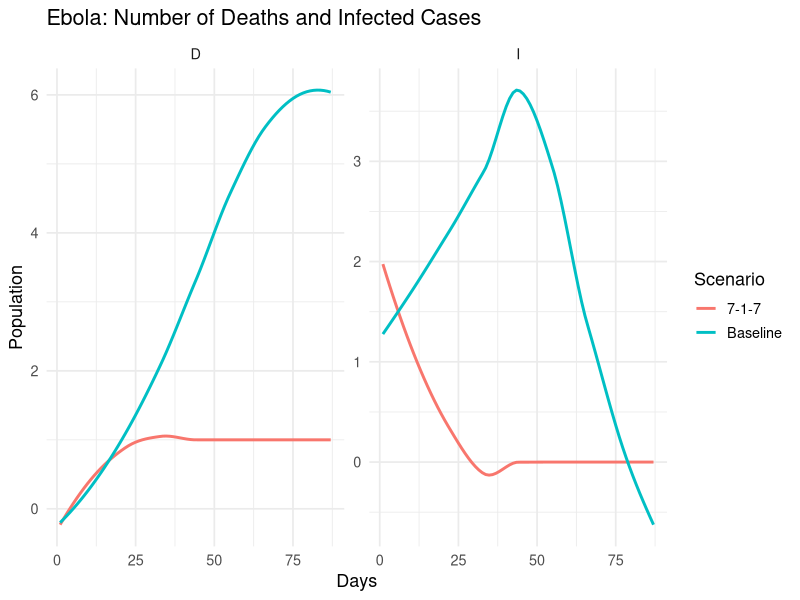
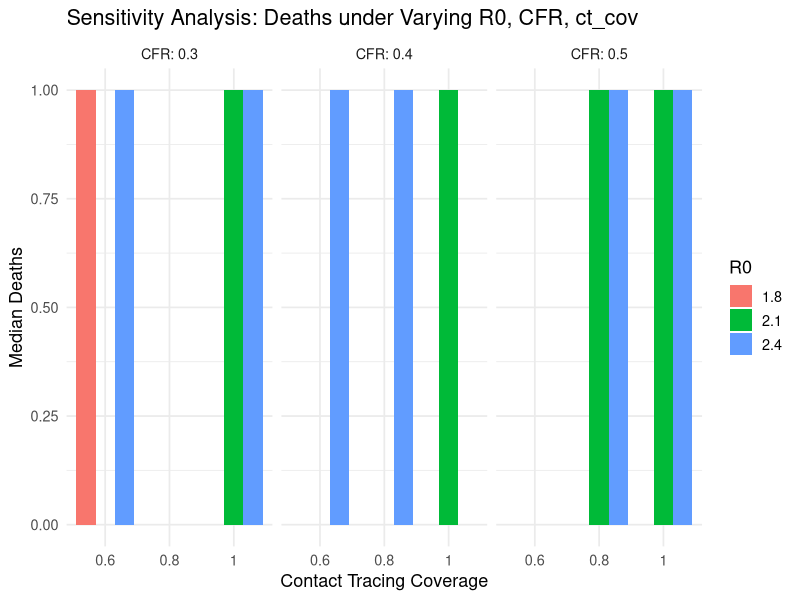
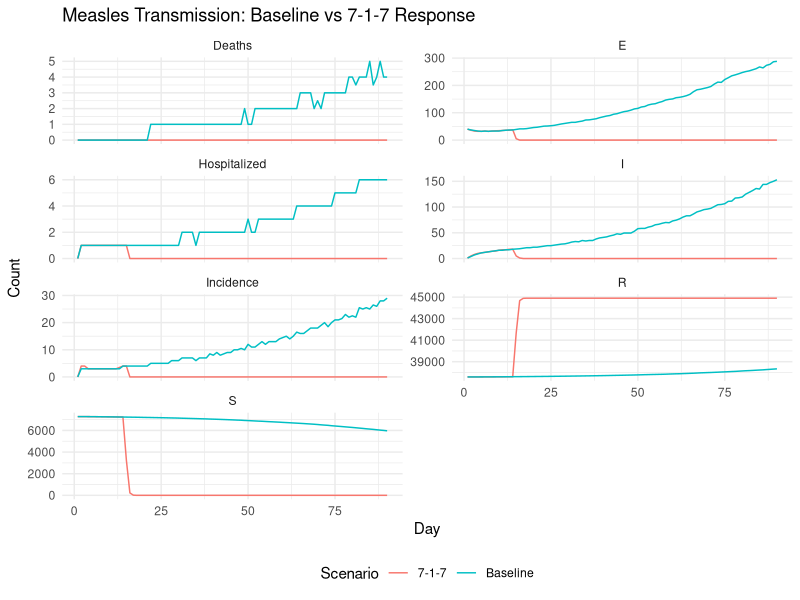
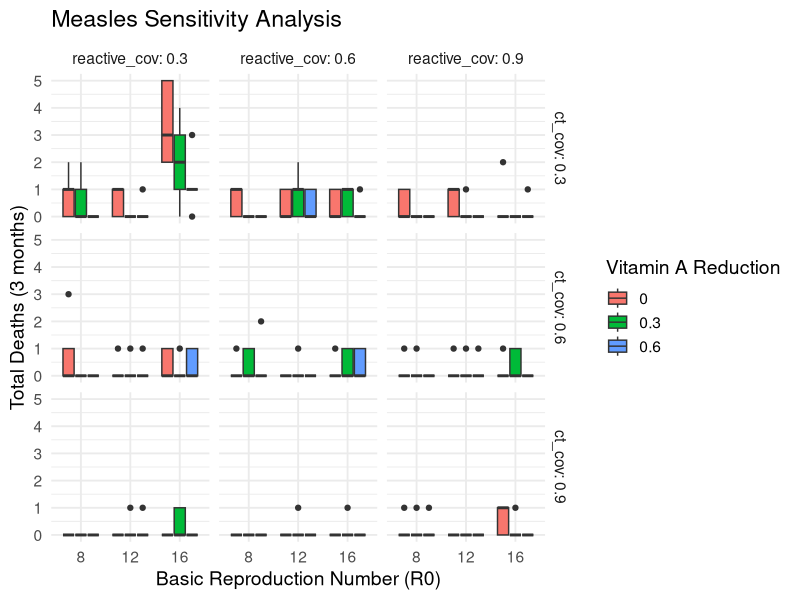
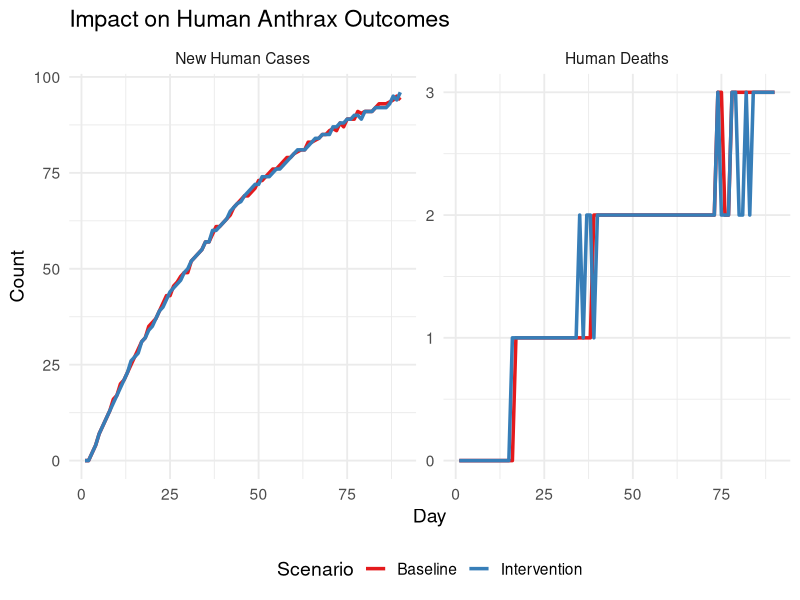
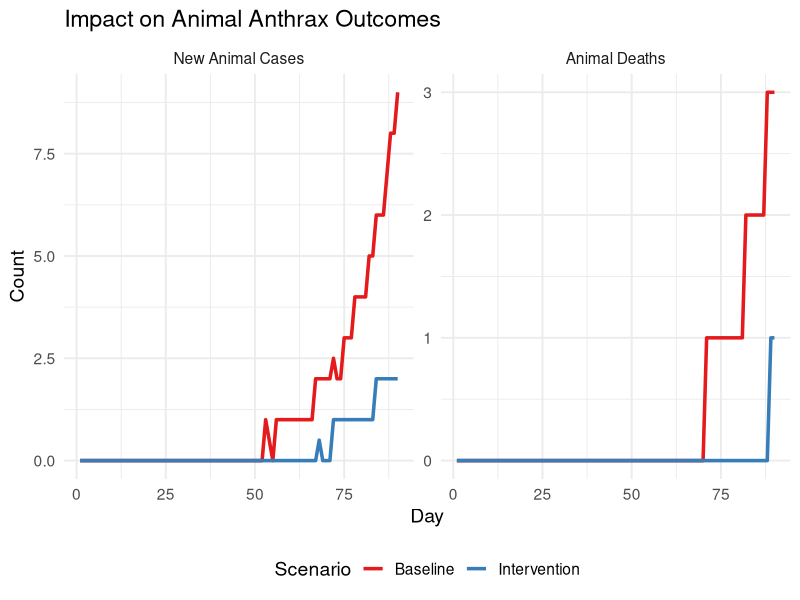

The R source for these figures, in order: (Note: this script raises an error after producing the figures.)

## EBOLA MODEL – REVISED VERSION (4th July 2025)

library(ggplot2)
library(dplyr)
library(tidyr)
library(purrr)

### MODEL PARAMETERS ###
N <- 1e6                    #
initial_exp <- 3
index_case <- 1
days <- 87
n_sims <- 100

latent_period <- 10
infectious_period <- 12
R0 <- 2.1                   
hosp_rate <- 0.6
CFR_base <- 0.4

beta_base <- R0 / infectious_period
gamma <- 1 / infectious_period
sigma <- 1 / latent_period

cost_ETU_per_case <- 284.50
cost_trace_per_case <- 42.15

### PARAMETER CHECK ###
stopifnot(
  latent_period > 0,
  infectious_period > 0,
  R0 > 0,
  hosp_rate <= 1,
  CFR_base <= 1
)

### SIMULATION FUNCTION ###
simulate_ebola <- function(detect, notify, respond, ct_cov, sim_id) {
  S <- E <- I <- R <- D <- numeric(days)
  Inc <- Hosp <- Deaths <- numeric(days)
  traced_total <- 0
  
  # Initial states
  S[1] <- N - initial_exp - index_case
  E[1] <- initial_exp
  I[1] <- index_case
  
  for (t in 2:days) {
    t_notify <- detect + notify
    t_response <- t_notify + respond
    
    lambda <- beta_base * I[t - 1] / N
    
    # Transmission
    new_exp <- rbinom(1, S[t - 1], 1 - exp(-lambda))
    new_inf <- rbinom(1, E[t - 1], 1 - exp(-sigma))
    
    # Recoveries and deaths
    new_dea <- rbinom(1, I[t - 1], CFR_base * gamma)
    new_rec <- rbinom(1, I[t - 1] - new_dea, gamma)
    
    # Contact tracing
    traced_E <- if (t >= t_response) rbinom(1, E[t - 1], ct_cov) else 0
    traced_I <- if (t >= t_response) rbinom(1, I[t - 1], ct_cov) else 0
    traced_total <- traced_total + traced_E + traced_I
    
    # Compartment updates
    S[t] <- max(0, S[t - 1] - new_exp)
    E[t] <- max(0, E[t - 1] + new_exp - new_inf - traced_E)
    I[t] <- max(0, I[t - 1] + new_inf - new_dea - new_rec - traced_I)
    R[t] <- R[t - 1] + new_rec
    D[t] <- D[t - 1] + new_dea
    
    # Output metrics
    Inc[t] <- new_inf
    Hosp[t] <- round(new_inf * hosp_rate)
    Deaths[t] <- new_dea
  }
  
  tibble(
    time = 1:days, S, E, I, R, D,
    Incidence = Inc, Hospitalized = Hosp, Deaths,
    traced = traced_total, sim = sim_id
  )
}

### RUN SCENARIOS ###
baseline_data <- map_df(1:n_sims, ~ simulate_ebola(46, 1, 9, 0.2, .x))
interv_data   <- map_df(1:n_sims, ~ simulate_ebola(7, 1, 7, 0.8, .x))

baseline_data$Scenario <- "Baseline"
interv_data$Scenario <- "7-1-7"
combined <- bind_rows(baseline_data, interv_data)

### VISUALIZATION ###
summary_data <- combined %>%
  pivot_longer(c(I,D), names_to = "Compartment", values_to = "Count") %>%
  group_by(time, Scenario, Compartment) %>%
  dplyr::summarise(
    median = median(Count),
    .groups = "drop"
  )

ggplot(summary_data, aes(time, median, color = Scenario, fill = Scenario)) +
  geom_smooth(se = FALSE, linewidth = 1, method = "loess") +
  facet_wrap(~Compartment, scales = "free_y") +
  labs(
    title = "Ebola: Number of Deaths and Infected Cases",
    x = "Days", y = "Population") +
  theme_minimal(base_size = 13)


### RESULTS SUMMARY ###
calc_summary <- function(df) {
  df %>%
    group_by(sim) %>%
    dplyr::summarise(
      cumulative_cases = sum(Incidence),
      cumulative_deaths = sum(Deaths),
      hosp = sum(Hospitalized),
      traced = first(traced),
      .groups = "drop"
    ) %>%
    dplyr::summarise(
      cases_median = median(cumulative_cases),
      deaths_median = median(cumulative_deaths),
      hosp_median = median(hosp),
      cost_trace = median(traced * cost_trace_per_case),
      cost_hosp = median(hosp * cost_ETU_per_case),
      total_cost = cost_trace + cost_hosp
    )
}

sum_base <- calc_summary(baseline_data)
sum_int <- calc_summary(interv_data)

results <- tibble(
  Metric = c("Cases (median)", "Deaths (median)", "Hospitalizations", "Total Cost (USD)"),
  Baseline = c(
    format(round(sum_base$cases_median), big.mark = ","),
    format(round(sum_base$deaths_median), big.mark = ","),
    format(round(sum_base$hosp_median), big.mark = ","),
    paste0("$", format(round(sum_base$total_cost), big.mark = ","))
  ),
  `7-1-7` = c(
    format(round(sum_int$cases_median), big.mark = ","),
    format(round(sum_int$deaths_median), big.mark = ","),
    format(round(sum_int$hosp_median), big.mark = ","),
    paste0("$", format(round(sum_int$total_cost), big.mark = ","))
  ),
  Averted = c(
    format(round(sum_base$cases_median - sum_int$cases_median), big.mark = ","),
    format(round(sum_base$deaths_median - sum_int$deaths_median), big.mark = ","),
    format(round(sum_base$hosp_median - sum_int$hosp_median), big.mark = ","),
    paste0("$", format(round(sum_base$total_cost - sum_int$total_cost), big.mark = ","))
  )
)

print(results)

### DALYs ###
life_expectancy <- 63
avg_age_death_baseline <- 35
avg_age_death_717 <- 35

disability_weight <- 0.133
duration_disability <- 180 / 365

# Deaths
YLL_per_death_baseline <- (life_expectancy - avg_age_death_baseline)
YLL_per_death_717 <- (life_expectancy - avg_age_death_717)

# YLD
YLD_per_case_baseline <- disability_weight * duration_disability
YLD_per_case_717 <- disability_weight * duration_disability

# DALYs
deaths_baseline <- sum_base$deaths_median
cases_baseline <- sum_base$cases_median

deaths_717 <- sum_int$deaths_median
cases_717 <- sum_int$cases_median

DALY_base <- (deaths_baseline * YLL_per_death_baseline) + (cases_baseline * YLD_per_case_baseline)
DALY_717 <- (deaths_717 * YLL_per_death_717) + (cases_717 * YLD_per_case_717)
dalys_averted <- DALY_base - DALY_717

# ICER
cost_diff <- sum_int$total_cost - sum_base$total_cost
cost_per_death_averted <- cost_diff / (deaths_baseline - deaths_717)
ICER <- cost_diff / dalys_averted

# Output
cat("DALYs averted:", round(dalys_averted, 2), "\n")
cat("Cost per death averted (USD):", round(cost_per_death_averted, 2), "\n")
cat("ICER (USD per DALY averted):", round(ICER, 2), "\n")

##### Sensitivity Analysis

run_sensitivity_analysis <- function(
    R0_vals = c(1.8, 2.1, 2.4),
    CFR_vals = c(0.3, 0.4, 0.5),
    ct_cov_vals = c(0.6, 0.8, 1.0),
    sims = 50) {
  results <- expand.grid(R0 = R0_vals, CFR = CFR_vals, ct_cov = ct_cov_vals)
  
  sensitivity_output <- purrr::pmap_dfr(results, function(R0, CFR, ct_cov) {
    beta_test <- R0 / infectious_period
    CFR_test <- CFR
    ct_test <- ct_cov
    
    sim_data <- map_df(1:sims, function(id) {
      simulate_ebola(
        detect = 10, notify = 1, respond = 1,
        ct_cov = ct_test,
        sim_id = id
      ) %>%
        mutate(R0 = R0, CFR = CFR_test, ct_cov = ct_test)
    })
    
    summary <- sim_data %>%
      group_by(sim) %>%
      summarise(
        cases = sum(Incidence),
        deaths = sum(Deaths),
        hosp = sum(Hospitalized),
        traced = first(traced),
        .groups = "drop"
      ) %>%
      summarise(
        median_cases = median(cases),
        median_deaths = median(deaths),
        total_cost = median(traced * cost_trace_per_case + hosp * cost_ETU_per_case)
      )
    
    # DALY estimation for this run
    YLL <- summary$median_deaths * (life_expectancy - avg_age_death_717)
    YLD <- summary$median_cases * disability_weight * duration_disability
    DALYs <- YLL + YLD
    
    tibble(
      R0 = R0,
      CFR = CFR_test,
      ct_cov = ct_test,
      Cases = round(summary$median_cases),
      Deaths = round(summary$median_deaths),
      Total_Cost_USD = round(summary$total_cost),
      DALYs = round(DALYs),
      Cost_per_DALY = round(summary$total_cost / DALYs, 2)
    )
  })
  
  return(sensitivity_output)
}

# Run the sensitivity analysis
sensitivity_results <- run_sensitivity_analysis()

# Print summary
print(sensitivity_results)

# Plot
ggplot(sensitivity_results, aes(x = factor(ct_cov), y = Deaths, fill = factor(R0))) +
  geom_bar(stat = "identity", position = "dodge") +
  facet_wrap(~CFR, labeller = label_both) +
  labs(
    title = "Sensitivity Analysis: Deaths under Varying R0, CFR, ct_cov",
    x = "Contact Tracing Coverage", y = "Median Deaths",
    fill = "R0"
  ) +
  theme_minimal(base_size = 13)

# MEASLES TRANSMISSION MODEL - NAMISINDWA DISTRICT (4th July 2025)

# MEASLES TRANSMISSION MODEL - NAMISINDWA DISTRICT (4th July 2025)
library(tidyverse)
library(ggplot2)

### MODEL PARAMETERS ###
# Demographic parameters
N <- 44905  # Total population (rounded from 44904.9)
routine_cov <- 0.90  # Routine vaccination coverage for MR1
routine_eff <- 0.93  # Routine vaccine efficacy

# Initial conditions
initial_inf <- 1     # Initial infectious cases
initial_exp <- 40    # Initial exposed individuals

# Simulation settings
days <- 90           # 3 months
n_sims <- 100        # Number of stochastic simulations

# Disease parameters
latent_period <- 10  # Average latent period (days)
infectious_period <- 7  # Average infectious period (days)
R0 <- 12             # Basic reproduction number
hosp_rate <- 0.222   # Hospitalization rate (22.2%)
CFR_base <- 0.037    # Case fatality rate (3.7%)

# Derived parameters
beta_base <- R0 / infectious_period
gamma <- 1 / infectious_period
sigma <- 1 / latent_period

# Economic parameters
cost_vacc_per_person <- 10     # Cost per vaccination (USD)
cost_hosp_per_case <- 90.41    # Cost per hospitalization (USD)
cost_vitA <- 23                # Cost per vitamin A supplementation (USD)
cost_trace_per_case <- 15      # Cost per contact tracing case (USD)

### SIMULATION FUNCTION ###
simulate_measles <- function(detect, notify, respond,
                             reactive_cov, reactive_eff,
                             ct_cov, edu_red, nut_red,
                             sim_id) {
  
  # Initialize compartments and outputs
  S <- E <- I <- R <- numeric(days)
  Inc <- Hosp <- Deaths <- numeric(days)
  vaccinated_total <- traced_total <- 0
  
  # Initial conditions
  R0_init <- round(N * routine_cov * routine_eff)
  S[1] <- N - R0_init - initial_inf - initial_exp
  E[1] <- initial_exp
  I[1] <- initial_inf
  R[1] <- R0_init
  
  # Campaign parameters
  camp_dur <- 10 # Duration of vaccination campaign (days)
  camp_rate <- (N * reactive_cov) / camp_dur  # Daily vaccination rate
  
  # Main simulation loop
  for (t in 2:days) {
    # Calculate intervention timing
    t_notify <- detect + notify
    t_response <- t_notify + respond
    
    ### REACTIVE VACCINATION ###
    vacc_today <- if (t >= t_response && t < t_response + camp_dur)
      min(S[t-1], camp_rate) else 0
    vacc_effect <- round(vacc_today * reactive_eff)
    vaccinated_total <- vaccinated_total + vacc_effect
    
    ### INTERVENTION EFFECTS ###
    # Reduced transmission from education
    beta_t <- if (t >= t_response) beta_base * (1 - edu_red) else beta_base
    
    # Reduced CFR from nutrition (vitamin A)
    cfr_t <- if (t >= t_response) CFR_base * (1 - nut_red) else CFR_base
    
    ### DISEASE DYNAMICS ###
    # Force of infection
    lambda <- beta_t * I[t-1] / N
    
    # State transitions
    new_exp <- rbinom(1, max(0, S[t-1] - vacc_effect), 1 - exp(-lambda))
    new_inf <- rbinom(1, max(0, E[t-1]), sigma)
    new_rec <- rbinom(1, max(0, I[t-1]), gamma)
    
    ### CONTACT TRACING ###
    traced_E <- if (t >= t_response) rbinom(1, E[t-1], ct_cov) else 0
    traced_I <- if (t >= t_response) rbinom(1, I[t-1], ct_cov) else 0
    traced_total <- traced_total + traced_E + traced_I
    
    ### MORTALITY ###
    new_dea <- rbinom(1, max(0, I[t-1] - traced_I - new_rec), cfr_t)
    
    ### COMPARTMENT UPDATES ###
    S[t] <- max(0, S[t-1] - new_exp - vacc_effect)
    E[t] <- max(0, E[t-1] + new_exp - new_inf - traced_E)
    I[t] <- max(0, I[t-1] + new_inf - new_rec - new_dea - traced_I)
    R[t] <- R[t-1] + new_rec + vacc_effect + traced_E + traced_I
    
    ### OUTPUT METRICS ###
    Inc[t] <- new_inf
    Hosp[t] <- round(new_inf * hosp_rate)
    Deaths[t] <- new_dea
  }
  
  # Return results as tibble
  tibble(time = 1:days, S, E, I, R,
         Incidence = Inc, Hospitalized = Hosp, Deaths,
         traced = traced_total,
         vaccinated = vaccinated_total,
         sim = sim_id)
}

### RUN SCENARIOS ###

# Baseline scenario (no interventions)
baseline_data <- map_df(1:n_sims, ~ simulate_measles(
  detect = 5, notify = 24, respond = 11,
  reactive_cov = 0, reactive_eff = 0,
  ct_cov = 0, edu_red = 0, nut_red = 0,
  sim_id = .x))

# 7-1-7 intervention scenario
interv_data <- map_df(1:n_sims, ~ simulate_measles(
  detect = 7, notify = 1, respond = 7,
  reactive_cov = 0.96, reactive_eff = 0.93,
  ct_cov = 0.8, edu_red = 0.3, nut_red = 0.5,
  sim_id = .x))

# Label scenarios
baseline_data$Scenario <- "Baseline"
interv_data$Scenario <- "7-1-7"
combined <- bind_rows(baseline_data, interv_data)

### VISUALIZATION ###

# Prepare summary data for plotting
summary_data <- combined %>%
  pivot_longer(cols = S:Deaths, names_to = "Compartment", values_to = "Count") %>%
  group_by(time, Scenario, Compartment) %>%
  dplyr::summarise(
    median = median(Count),
    .groups = "drop"
  )

# Create comparison plot
ggplot(summary_data, aes(time, median, color = Scenario, fill = Scenario)) +
  geom_line() +
  facet_wrap(~Compartment, scales = "free_y", ncol = 2) +
  labs(title = "Measles Transmission: Baseline vs 7-1-7 Response",
       x = "Day", y = "Count") +
  theme_minimal() +
  theme(legend.position = "bottom")

### RESULTS SUMMARY ###

calc_summary <- function(df) {
  df %>%
    group_by(sim) %>%
    dplyr::summarise(
      cumulative_cases = sum(Incidence, na.rm = TRUE),
      cumulative_deaths = sum(Deaths, na.rm = TRUE),
      cumulative_hosp = sum(Hospitalized, na.rm = TRUE),
      traced = max(traced, na.rm = TRUE),
      vaccinated = max(vaccinated, na.rm = TRUE),
      .groups = "drop"
    ) %>%
    dplyr::summarise(
      cases_median = median(cumulative_cases),
      deaths_median = median(cumulative_deaths),
      hosp_median = median(cumulative_hosp),
      cost_trace = median(traced * cost_trace_per_case),
      cost_vacc = median(vaccinated * cost_vacc_per_person),
      cost_hosp = median(cumulative_hosp * cost_hosp_per_case),
      cost_vitA = median(cumulative_cases * cost_vitA * 0.5), # 50% coverage
      .groups = "drop"
    ) %>%
    mutate(total_cost = cost_trace + cost_vacc + cost_hosp + cost_vitA)
}

# Calculate scenario summaries
sum_base <- calc_summary(baseline_data)
sum_int <- calc_summary(interv_data)

# Create results table
results <- tibble(
  Metric = c("Cases (median)", "Deaths (median)", "Hospitalizations", "Total Cost (USD)"),
  Baseline = c(
    format(round(sum_base$cases_median), big.mark = ","),
    format(round(sum_base$deaths_median), big.mark = ","),
    format(round(sum_base$hosp_median), big.mark = ","),
    paste0("$", format(round(sum_base$total_cost), big.mark = ","))
  ),
  `7-1-7` = c(
    format(round(sum_int$cases_median), big.mark = ","),
    format(round(sum_int$deaths_median), big.mark = ","),
    format(round(sum_int$hosp_median), big.mark = ","),
    paste0("$", format(round(sum_int$total_cost), big.mark = ","))
  ),
  Averted = c(
    format(round(sum_base$cases_median - sum_int$cases_median), big.mark = ","),
    format(round(sum_base$deaths_median - sum_int$deaths_median), big.mark = ","),
    format(round(sum_base$hosp_median - sum_int$hosp_median), big.mark = ","),
    paste0("$", format(round(sum_base$total_cost - sum_int$total_cost), big.mark = ","))
  )
)

# Print formatted results
print(results)

# DALY CALCULATION
# Parameters
life_expectancy <- 62 # Life expectancy at birth
avg_age_death_baseline <- 3.5 # Average age at death for baseline
avg_age_death_717 <- 3.5 # Same for intervention
disability_weight <- 0.1 # Disability weight for measles
duration_disability <- 14 / 365 # Duration of disability in years

# Calculate DALY components
YLL_per_death_baseline <- life_expectancy - avg_age_death_baseline
YLL_per_death_717 <- life_expectancy - avg_age_death_717

YLD_per_case_baseline <- disability_weight * duration_disability
YLD_per_case_717 <- disability_weight * duration_disability

# Calculate total DALYs
DALY_base <- (sum_base$deaths_median * YLL_per_death_baseline) + 
  (sum_base$cases_median * YLD_per_case_baseline)

DALY_717 <- (sum_int$deaths_median * YLL_per_death_717) + 
  (sum_int$cases_median * YLD_per_case_717)

dalys_averted <- DALY_base - DALY_717

# Output DALY results
cat("\nDALY Results:\n")
cat("Baseline DALYs:", round(DALY_base, 1), "\n")
cat("Intervention DALYs:", round(DALY_717, 1), "\n")
cat("DALYs averted:", round(dalys_averted, 1), "\n")

# Cost-effectiveness
cost_diff <- sum_int$total_cost - sum_base$total_cost
cost_per_daly_averted <- cost_diff / dalys_averted

cat("\nCost-effectiveness:\n")
cat("Cost per DALY averted: $", round(cost_per_daly_averted, 2), "\n")

# Cost calculations
baseline_cost_ugx <- 340119010 # DHO's office (GOVT, Implementing partners, Donors)
intervention_cost_ugx <- baseline_cost_ugx + 164638500 # Estimated for 7-1-7 interventions
exchange_rate <- 3650
deaths_averted <- 1032  # Computed from the model

baseline_cost_usd <- baseline_cost_ugx / exchange_rate
intervention_cost_usd <- intervention_cost_ugx / exchange_rate


## Sensitivity Analysis of the parameters

# Define the simulation function
simulate_measles <- function(detect = 7, notify = 1, respond = 7,
                             reactive_cov, reactive_eff = 0.6,
                             ct_cov, edu_red = 0.3, nut_red,
                             sim_id, R0_value = 12) {
  latent_period <- 10
  infectious_period <- 7
  population <- 44905
  
  beta_base <- R0_value / infectious_period
  
  # Adjusting R0 based on interventions
  effective_R0 <- R0_value * (1 - reactive_cov * reactive_eff) * (1 - ct_cov) * (1 - edu_red)
  
  # Adjusting case fatality based on nutrition
  case_fatality_rate <- 0.02 * (1 - nut_red)
  
  initial_cases <- 10
  cases <- numeric(100)
  deaths <- numeric(100)
  
  cases[1] <- initial_cases
  deaths[1] <- rbinom(1, cases[1], case_fatality_rate)
  
  for (t in 2:100) {
    new_cases <- rpois(1, lambda = cases[t-1] * effective_R0 / infectious_period)
    cases[t] <- min(new_cases, population - sum(cases))  #
    deaths[t] <- rbinom(1, cases[t], case_fatality_rate)
  }
  
  return(data.frame(
    time = 1:100,
    cases = cases,
    deaths = deaths,
    sim = sim_id,
    R0 = R0_value,
    reactive_cov = reactive_cov,
    nut_red = nut_red,
    ct_cov = ct_cov
  ))
}

# Defining parameter grid
param_grid <- expand.grid(
  R0 = c(8, 12, 16),
  reactive_cov = c(0.3, 0.6, 0.9),
  nut_red = c(0, 0.3, 0.6),
  ct_cov = c(0.3, 0.6, 0.9),
  sim_id = 1:5  # multiple runs per scenario for variability
)

# Running simulations over parameter grid
set.seed(123)
sim_results <- purrr::pmap_dfr(param_grid, function(R0, reactive_cov, nut_red, ct_cov, sim_id) {
  simulate_measles(
    reactive_cov = reactive_cov,
    nut_red = nut_red,
    ct_cov = ct_cov,
    sim_id = sim_id,
    R0_value = R0)
})

# Summarizing results
summary_results <- sim_results %>%
  group_by(R0, reactive_cov, nut_red, ct_cov, sim) %>%
  dplyr::summarise(
    total_cases = sum(cases),
    total_deaths = sum(deaths),
    .groups = "drop"
  )

# Ploting results
ggplot(summary_results, aes(x = factor(R0), y = total_deaths, fill = factor(nut_red))) +
  geom_boxplot() +
  facet_grid(ct_cov ~ reactive_cov, labeller = label_both) +
  labs(
    x = "Basic Reproduction Number (R0)",
    y = "Total Deaths (3 months)",
    fill = "Vitamin A Reduction",
    title = "Measles Sensitivity Analysis"
  ) +
  theme_minimal(base_size = 14)

#### ANTHRAX MODEL WITH ANIMAL COMPONENT # 7th July 2025

library(tidyverse)
library(ggplot2)

# MODEL PARAMETERS
N_human <- 103300
N_animal <- 127157
prop_high_risk <- 0.15

initial_animal_inf <- 1
initial_human_exp <- 0

days <- 90
n_sims <- 500

# Human disease parameters
human_incubation_mean <- 3.5
human_incubation_sd <- 1.2
human_infectious_mean <- 3.1
human_mortality <- 0.01

# Animal disease parameters
animal_incubation_mean <- 2.8
animal_incubation_sd <- 0.8
animal_infectious_dur <- 4
animal_mortality <- 0.18

# Environmental transmission
base_contact_high <- 0.0025
base_contact_low <- 0.001
env_transmission_human <- 1e-8
env_transmission_animal <- 3e-7
pathogen_decay <- 0.02
pathogen_capacity <- 1e6

# Interventions
vaccine_delay <- 6
vaccine_eff <- 0.50
disposal_eff <- 0.10

# Costs
vaccine_cost <- 5000
treat_cost_per_case <- 275000
disposal_cost <- 50000

# SIMULATION FUNCTION #
simulate_anthrax <- function(detect, notify, respond, vacc_cov, disposal_cov, sim_id) {
  t_notify <- detect + notify
  t_response <- t_notify + respond
  
  Sh_high <- Sh_low <- Eh <- Ih <- Rh <- Dh <- numeric(days)
  Sa <- Ea <- Ia <- Ra <- Dead <- numeric(days)
  Pathogen <- numeric(days)
  
  new_human_cases <- human_deaths <- numeric(days)
  new_animal_cases <- animal_deaths <- numeric(days)
  
  vaccinated <- disposed <- 0
  
  Sa[1] <- N_animal - initial_animal_inf
  Ia[1] <- initial_animal_inf
  Sh_high[1] <- round(N_human * prop_high_risk)
  Sh_low[1] <- N_human - Sh_high[1]
  Pathogen[1] <- Ia[1] * 0.5
  
  vacc_effect <- function(t) ifelse(t >= t_response, vacc_cov * vaccine_eff, 0)
  
  for (t in 2:days) {
    vacc <- if (t == t_response) round(Sa[t-1] * vacc_cov * vaccine_eff) else 0
    vaccinated <- vaccinated + vacc
    
    disp <- if (t >= t_response) round(Dead[t-1] * disposal_cov * disposal_eff) else 0
    disposed <- disposed + disp
    
    lambda_animal <- env_transmission_animal * Pathogen[t-1]
    sus_animals <- max(0, Sa[t-1] - vacc)
    effective_infection_prob <- (1 - exp(-lambda_animal)) * (1 - vacc_effect(t))
    effective_infection_prob <- min(max(effective_infection_prob, 0), 1)
    
    new_Ea <- rbinom(1, sus_animals, effective_infection_prob)
    p_incub <- pnorm(1, mean = animal_incubation_mean, sd = animal_incubation_sd)
    new_Ia <- rbinom(1, Ea[t-1], min(max(p_incub, 0), 1))
    
    new_dead <- rbinom(1, Ia[t-1], animal_mortality * (1 - vacc_effect(t)))
    recov_prob <- 1 / animal_infectious_dur
    new_Ra <- rbinom(1, Ia[t-1] - new_dead, recov_prob)
    
    Sa[t] <- max(0, Sa[t-1] - new_Ea - vacc)
    Ea[t] <- max(0, Ea[t-1] + new_Ea - new_Ia)
    Ia[t] <- max(0, Ia[t-1] + new_Ia - new_dead - new_Ra)
    Dead[t] <- max(0, Dead[t-1] + new_dead - disp)
    Ra[t] <- Ra[t-1] + new_Ra
    
    new_animal_cases[t] <- new_Ia
    animal_deaths[t] <- new_dead
    
    Pathogen[t] <- (Pathogen[t-1] + Ia[t-1] * 2 + Dead[t-1] * 2) * (1 - pathogen_decay)
    Pathogen[t] <- Pathogen[t] * pathogen_capacity / (Pathogen[t] + pathogen_capacity)
    
    env_risk <- env_transmission_human * Pathogen[t-1]
    lambda_high <- min(base_contact_high + env_risk, 1)
    lambda_low <- min(base_contact_low + env_risk, 1)
    
    new_Eh_high <- rbinom(1, Sh_high[t-1], 1 - exp(-lambda_high))
    new_Eh_low <- rbinom(1, Sh_low[t-1], 1 - exp(-lambda_low))
    new_Eh <- new_Eh_high + new_Eh_low
    
    p_h_incub <- pnorm(1, mean = human_incubation_mean, sd = human_incubation_sd)
    new_Ih <- rbinom(1, Eh[t-1], min(max(p_h_incub, 0), 1))
    
    new_Dh <- rbinom(1, Ih[t-1], human_mortality)
    new_Rh <- rbinom(1, Ih[t-1] - new_Dh, 1 / human_infectious_mean)
    
    Sh_high[t] <- max(0, Sh_high[t-1] - new_Eh_high)
    Sh_low[t] <- max(0, Sh_low[t-1] - new_Eh_low)
    Eh[t] <- max(0, Eh[t-1] + new_Eh - new_Ih)
    Ih[t] <- max(0, Ih[t-1] + new_Ih - new_Dh - new_Rh)
    Dh[t] <- Dh[t-1] + new_Dh
    Rh[t] <- Rh[t-1] + new_Rh
    
    new_human_cases[t] <- new_Ih
    human_deaths[t] <- new_Dh
  }
  
  tibble(
    time = 1:days,
    Sh = Sh_high + Sh_low, Eh, Ih, Rh, Dh,
    Sa, Ea, Ia, Ra, Dead,
    Pathogen,
    human_cases = new_human_cases,
    human_deaths,
    animal_cases = new_animal_cases,
    animal_deaths = animal_deaths,
    vaccinated = vaccinated,
    disposed = disposed,
    sim = sim_id
  )
}

# RUN SIMULATIONS #
set.seed(123)

baseline_data <- map_df(1:n_sims, ~ simulate_anthrax(
  detect = 9, notify = 7, respond = 11,
  vacc_cov = 0, disposal_cov = 0,
  sim_id = .x
))

interv_data <- map_df(1:n_sims, ~ simulate_anthrax(
  detect = 7, notify = 1, respond = 7,
  vacc_cov = 0.40, disposal_cov = 0.45,
  sim_id = .x
))

baseline_data$Scenario <- "Baseline"
interv_data$Scenario <- "Intervention"
combined <- bind_rows(baseline_data, interv_data)

# SUMMARY DATA FOR PLOTTING #
summary_data <- combined %>%
  pivot_longer(cols = c("human_cases", "human_deaths", "animal_cases", "animal_deaths"),
               names_to = "Compartment", values_to = "Count") %>%
  group_by(time, Scenario, Compartment) %>%
  dplyr::summarise(median = median(Count), .groups = "drop")

# PLOTS #
# Human
ggplot(filter(summary_data, Compartment %in% c("human_cases", "human_deaths")),
       aes(x = time, y = median, color = Scenario, fill = Scenario)) +
  geom_line(linewidth = 1.2) +
  facet_wrap(~Compartment, scales = "free_y",
             labeller = as_labeller(c(human_cases = "New Human Cases", human_deaths = "Human Deaths"))) +
  labs(title = "Impact on Human Anthrax Outcomes", x = "Day", y = "Count") +
  theme_minimal(base_size = 14) +
  scale_color_brewer(palette = "Set1") +
  theme(legend.position = "bottom")

# Animal
ggplot(filter(summary_data, Compartment %in% c("animal_cases", "animal_deaths")),
       aes(x = time, y = median, color = Scenario, fill = Scenario)) +
  geom_line(linewidth = 1.2) +
  facet_wrap(~Compartment, scales = "free_y",
             labeller = as_labeller(c(animal_cases = "New Animal Cases", animal_deaths = "Animal Deaths"))) +
  labs(title = "Impact on Animal Anthrax Outcomes", x = "Day", y = "Count") +
  theme_minimal(base_size = 14) +
  scale_color_brewer(palette = "Set1") +
  theme(legend.position = "bottom")

# ECONOMIC SUMMARY#
calc_summary <- function(df) {
  df %>%
    group_by(sim, Scenario) %>%
    dplyr::summarise(
      human_cases = sum(human_cases),
      human_deaths = sum(human_deaths),
      animal_cases = sum(animal_cases),
      animal_deaths = sum(animal_deaths),
      vaccinated = max(vaccinated),
      disposed = max(disposed),
      .groups = "drop"
    )
}

econ_summary <- bind_rows(calc_summary(baseline_data), calc_summary(interv_data)) %>%
  group_by(Scenario) %>%
  dplyr::summarise(
    mean_human_cases = mean(human_cases),
    mean_human_deaths = mean(human_deaths),
    mean_animal_cases = mean(animal_cases),
    mean_animal_deaths = mean(animal_deaths),
    mean_vaccinated = mean(vaccinated),
    mean_disposed = mean(disposed)
  ) %>%
  mutate(
    vacc_cost = mean_vaccinated * vaccine_cost,
    treat_cost = mean_human_cases * treat_cost_per_case,
    disposal_cost_total = mean_disposed * disposal_cost,
    total_cost = vacc_cost + treat_cost + disposal_cost_total
  )

print(econ_summary)

# DALY CALCULATION  #
calculate_dalys <- function(cases, deaths, disability_days = 14) {
  yll <- deaths * (65 - 52)  # Years of Life Lost
  yld <- cases * 0.33 * (disability_days / 365)  # Years Lived with Disability
  yll + yld
}

# DALYs per simulation
dalys_df <- bind_rows(calc_summary(baseline_data), calc_summary(interv_data)) %>%
  mutate(
    dalys = calculate_dalys(human_cases, human_deaths)) %>%
  group_by(Scenario) %>%
  dplyr::summarise(mean_dalys = mean(dalys))

print(dalys_df)

## Sensitivity Analysis for Anthrax Model

library(reshape2)

# SEIR model with vaccination and carcass disposal
seir_model <- function(time, state, parameters) {
  with(as.list(c(state, parameters)), {
    
    # Adjust beta to reflect vaccination coverage
    effective_beta <- beta * (1 - v_coverage)
    
    dS <- -effective_beta * S * I
    dE <- effective_beta * S * I - sigma * E
    dI <- sigma * E - gamma * I - disposal_rate * I
    dR <- gamma * I
    dD <- disposal_rate * I  # Removed infected carcasses
    
    return(list(c(dS, dE, dI, dR, dD)))
  })
}

# Baseline parameters
parameters <- list(
  beta = 0.5,          # Infection rate (to be derived from R0)
  sigma = 1/5.2,       # Incubation rate (1/latent period)
  gamma = 1/10,        # Recovery rate (1/infectious period)
  v_coverage = 0.5,    # Vaccination coverage (50%)
  disposal_rate = 0.1  # Carcass disposal rate
  )

# Initial state
initial_state <- c(S = 0.99, E = 0.005, I = 0.005, R = 0, D = 0)

# Time points
times <- seq(0, 200, by = 1)

# Sensitivity ranges
r0_values <- seq(1.2, 5, by = 0.4)
vacc_coverage_values <- seq(0, 0.9, by = 0.1)
disposal_values <- seq(0, 0.5, by = 0.05)

# Store results
results <- data.frame()

# Sensitivity loop
for (r0 in r0_values) {
  for (v in vacc_coverage_values) {
    for (d in disposal_values) {
      
      gamma <- parameters$gamma
      beta <- r0 * gamma
      
      params <- c(
        beta = beta,
        sigma = parameters$sigma,
        gamma = gamma,
        v_coverage = v,
        disposal_rate = d)
      
      out <- ode(y = initial_state, times = times, func = seir_model, parms = params)
      out_df <- as.data.frame(out)
      final_infected <- max(out_df$I + out_df$R + out_df$D)
      
      results <- rbind(results, data.frame(
        R0 = r0,
        Vaccination_Coverage = v,
        Disposal_Rate = d,
        Final_Size = final_infected
      ))
    }
  }
}

#Plot 1: Final size vs. R0 for varying vaccination coverage
ggplot(results, aes(x = R0, y = Final_Size, color = factor(Vaccination_Coverage))) +
  geom_line(size = 1) +
  facet_wrap(~ Disposal_Rate, labeller = label_both) +
  labs(title = "Sensitivity to R0, Vaccination and Disposal",
       y = "Final Outbreak Size", color = "Vacc. Coverage") +
  theme_minimal()
